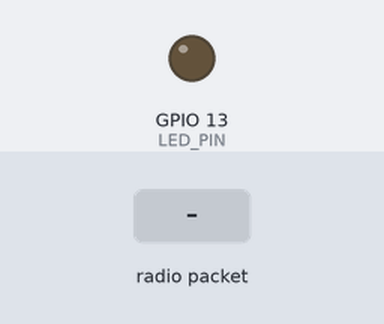
A sketch run on a simulated ESP32. Shown: output pins drawn as LEDs (lit = HIGH). Inputs (shaded band) come from the test bench. No radio packets arrive unless stated; pins used as bus, display or sensor lines are not drawn; what the sketch prints to the serial monitor is not drawn.

Above: at 1.2 s.
1.3 s: radio packet "1" arrives
Timing chart, 0 to 4.3 s (numbered marks = the images above; inputs shaded):
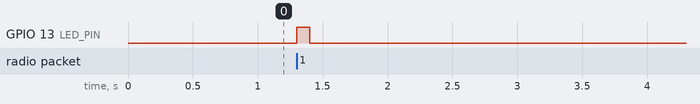

Measured:
- after the input at 1.3 s, GPIO 13 (LED_PIN): LOW → HIGH at once, → LOW 0.10 s later

The sketch:

receivers.ino
```cpp
#include <RH_RF95.h>
#include <SPI.h>

#define RFM95_CS 1 // Define chip select pin for LoRa module
#define RFM95_INT 8 // Define interrupt pin for LoRa module
#define RFM95_RST 34 // Define reset pin for LoRa module
#define RF95_FREQ 915.0 // Define frequency
#define LED_PIN 13 // Define LED pin for status indication

RH_RF95 rf95(RFM95_CS, RFM95_INT); // Initialize the LoRa module with the specified pins

void setup() {
  pinMode(RFM95_RST, OUTPUT); // Set reset pin as output
  pinMode(LED_PIN, OUTPUT); // Set LED pin as output
  digitalWrite(RFM95_RST, HIGH); // Keep reset pin high initially
  digitalWrite(LED_PIN, LOW); // Turn off LED initially

  // Reset the LoRa module
  digitalWrite(RFM95_RST, LOW);
  delay(10);
  digitalWrite(RFM95_RST, HIGH);
  delay(10);

  // Initialize LoRa module
  if (!rf95.init()) {
    digitalWrite(LED_PIN, HIGH); // Turn on LED if initialization fails
    while (true);
  }

  // Set the frequency to 915MHz
  if (!rf95.setFrequency(RF95_FREQ)) {
    digitalWrite(LED_PIN, HIGH); // Turn on LED if setting frequency fails
    while (true);
  }

  digitalWrite(LED_PIN, LOW); // Turn off LED if initialization succeeded
}

void loop() {
  // Check if data is available to receive
  if (rf95.available()) {
    // Buffer to hold received data
    uint8_t buf[RH_RF95_MAX_MESSAGE_LEN];
    uint8_t len = sizeof(buf); // Length of received data

    // Read received data into buffer
    if (rf95.recv(buf, &len)) {
      // Blink LED to indicate successful reception
      digitalWrite(LED_PIN, HIGH);
      delay(100); // Keep the LED on for 100 milliseconds
      digitalWrite(LED_PIN, LOW);

      // Print received data
      Serial.print("Received data: ");
      Serial.write(buf, len);
      Serial.println();
    } else {
      // Optional: handle failed message reception
      // Serial.println("Failed to receive message");
    }
  }
}
```
